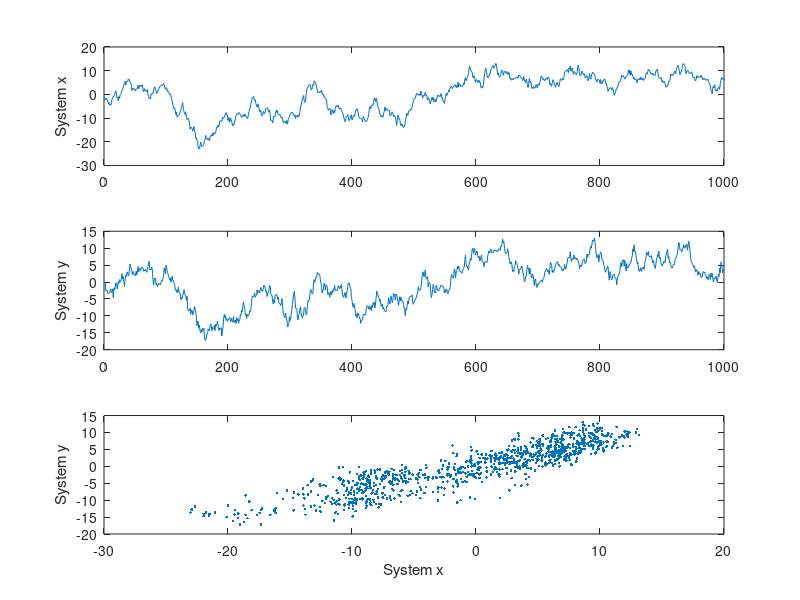

Here is the MATLAB script that generated this plot:
%% Coupled Autoregressive System
% Example of two coupled systems as a test model for homework.
% It is also used to show the _publish_ functionality of MATLAB.

%% Initialisation
% Some first settings.
clear
randn('seed',1); % reset the random number generator to ensure reproducable random numbers
N = 1000; % length of the time series
x = zeros(N,1); % initialize vector with N times the value of zero
y = zeros(N,1); % initialize vector with N times the value of zero
rX = randn(N,1); % create random numbers from Gaussian distribution
rY = randn(N,1); % create random numbers from Gaussian distribution
x(1) = rX(1); % initialze the first value in the time series with a random number
y(1) = rY(1); % initialze the first value in the time series with a random number


%% Parameter
% These parameters should be changed in the home work in order to
% study the correlation vs. a change of _a_ resp. _k_.
a = 0.98; % AR coefficient (for both systems the same)
k = .10; % coupling constant

%% Calculate the coupled system
% The system _x_ is a standard AR(1), the system _y_ is coupled with
% system _x_ by a coupling constant _k_. In order to preserve the
% variance of _y_, the factor |(1-k)| is neccesary.
for i = 2:N
   x(i) = a * x(i-1) + rX(i);
   y(i) = a * ((1-k) * y(i-1) + k * x(i-1)) + rY(i) ;
end

%% Plot results
% Use |subplot| to have separate panels in the figure window.
subplot(3,1,1)
plot(x)
ylabel('System x')

subplot(3,1,2)
plot(y)
ylabel('System y')

subplot(3,1,3)
plot(x,y,'.')
xlabel('System x'), ylabel('System y')
